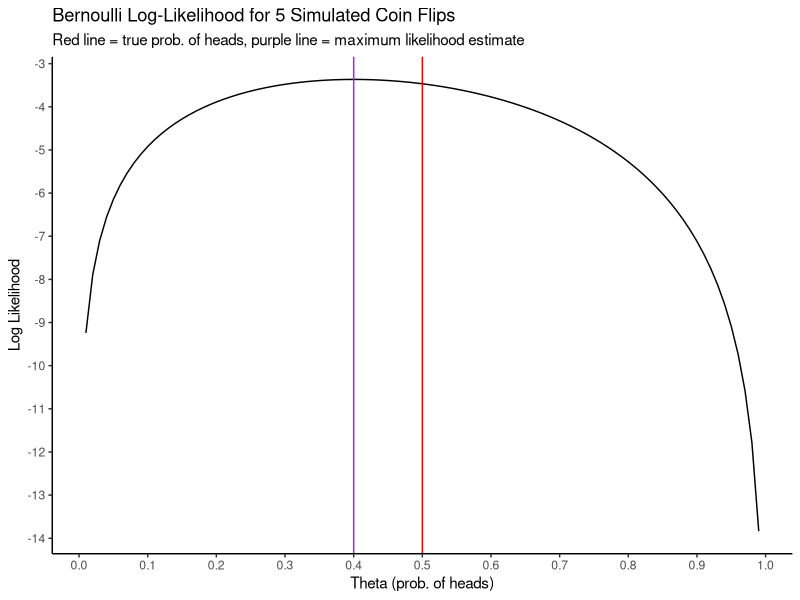
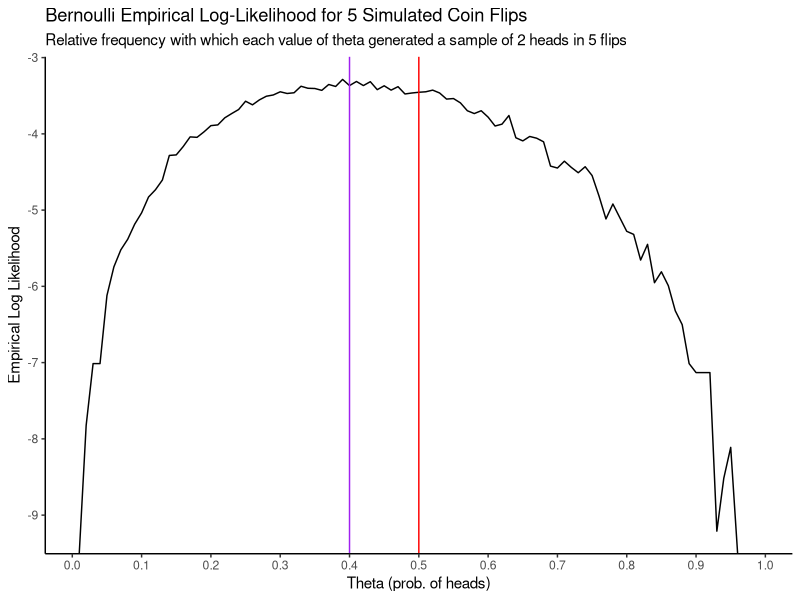
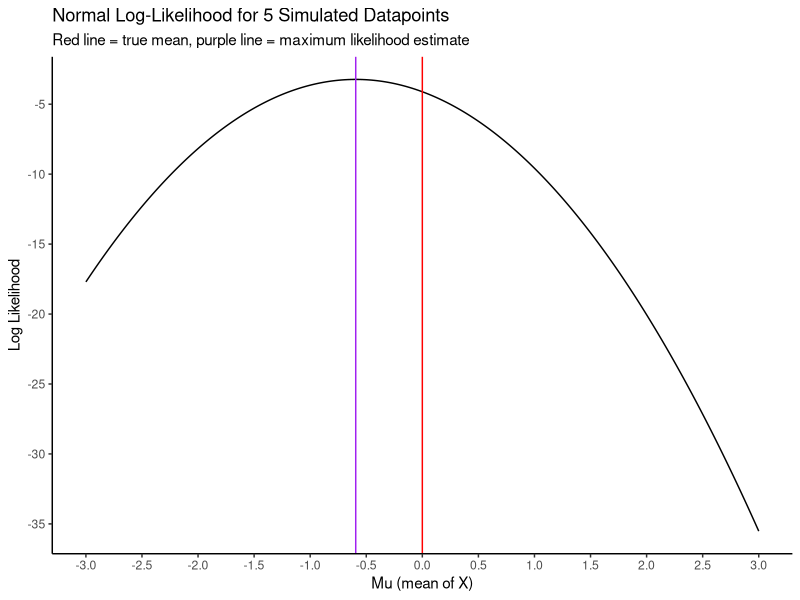
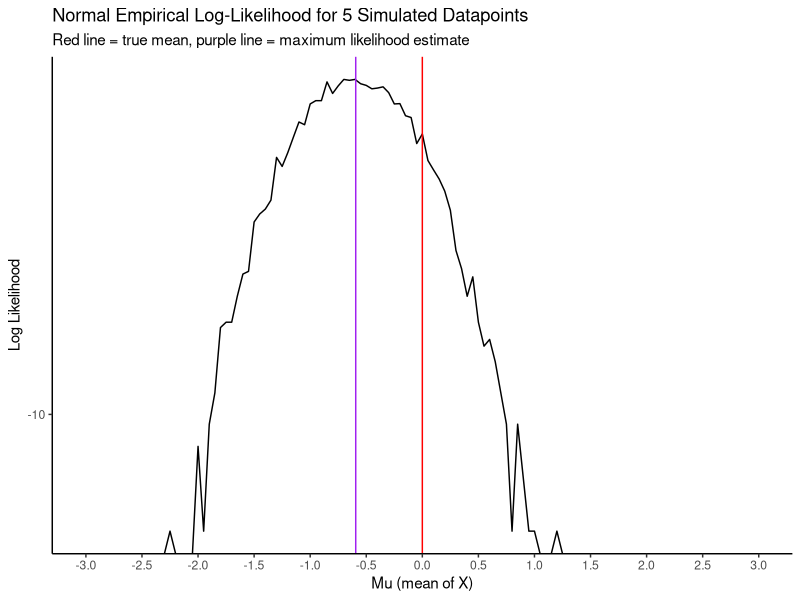

Write R code to recreate these figures, in order.
## ---- chunk 1
knitr::opts_chunk$set(echo = TRUE)
## ---- chunk 2
# Load the tidyverse packages
suppressMessages({
  suppressWarnings({
    library(tidyverse)
  })
})
## ---- chunk 3
set.seed(423798)
n <- 5
thetatrue <- 0.5
samp <- rbinom(n,1,thetatrue)
cat("Actual generated sample: ",samp,"\n")

# Plot the log-likelihood
bern_ll <- function(theta,x) {
  sum(x)*log(theta) + (length(x) - sum(x)) * log(1 - theta)
}

data_frame(theta = seq(.01,.99,by=.01),
           ll = bern_ll(theta,x = samp)) %>%
  ggplot(aes(x = theta,y = ll,group = 1)) +
  theme_classic() +
  geom_line() +
  geom_vline(xintercept = mean(samp),colour = "purple") +
  geom_vline(xintercept = thetatrue,colour = "red") +
  scale_x_continuous(breaks = seq(0,1,by=.1)) +
  scale_y_continuous(breaks = seq(0,-15,by=-1)) +
  labs(title = "Bernoulli Log-Likelihood for 5 Simulated Coin Flips",
       subtitle = "Red line = true prob. of heads, purple line = maximum likelihood estimate",
       x = "Theta (prob. of heads)",
       y = "Log Likelihood")
## ---- chunk 4
simulate_flips <- function(theta,n=5,sumx=2) {
  # Simulate a bunch of experiments with n flips of a coin with P(heads) = theta
  # Return the log of the relative frequency with which the number of heads equals sumx
  B <- 1000 # Number of simulations to do
  experiment_has_two_heads <- numeric(B) # Record whether the experiment has two heads
  for (b in 1:B) {
    experiment_has_two_heads[b] <- as.numeric(sum(rbinom(n,1,theta)) == sumx)
  }
  
  log(mean(experiment_has_two_heads)) - log(choose(n,sumx))
}

simulate_flips(.5)

## ---- chunk 5
# Vectorized version of the simulate function
simulate_flips_v <- function(theta,n=5,sumx=2) {
  out <- numeric(length(theta))
  for (i in 1:length(theta)) {
    out[i] <- simulate_flips(theta[i],n,sumx)
  }
  out
}
# Perform the simulation for various values of theta and plot:
data_frame(theta = seq(.01,.99,by=.01),
           ll = simulate_flips_v(theta)) %>%
  ggplot(aes(x = theta,y = ll,group = 1)) +
  theme_classic() +
  geom_line() +
  geom_vline(xintercept = mean(samp),colour = "purple") +
  geom_vline(xintercept = thetatrue,colour = "red") +
  scale_x_continuous(breaks = seq(0,1,by=.1)) +
  scale_y_continuous(breaks = seq(0,-15,by=-1)) +
  labs(title = "Bernoulli Empirical Log-Likelihood for 5 Simulated Coin Flips",
       subtitle = "Relative frequency with which each value of theta generated a sample of 2 heads in 5 flips",
       x = "Theta (prob. of heads)",
       y = "Empirical Log Likelihood")
## ---- chunk 6
set.seed(4632789)
n <- 5
mutrue <- 0
samp <- rnorm(5,mutrue,1)
cat("Actual generated sample: ",samp,"\n")

# Plot the log-likelihood
normal_ll <- function(mu,x) {
  -(1/2)*sum((x - mu)^2)
}

normal_ll_v <- function(mu,x) {
  out <- numeric(length(mu))
  for (i in 1:length(mu)) {
    out[i] <- normal_ll(mu[i],x)
  }
  out
}

data_frame(mu = seq(-3,3,by=.01),
           ll = normal_ll_v(mu,x = samp)) %>%
  ggplot(aes(x = mu,y = ll,group = 1)) +
  theme_classic() +
  geom_line() +
  geom_vline(xintercept = mean(samp),colour = "purple") +
  geom_vline(xintercept = mutrue,colour = "red") +
  scale_x_continuous(breaks = seq(-3,3,by=.5)) +
  scale_y_continuous(breaks = seq(0,-40,by=-5)) +
  labs(title = "Normal Log-Likelihood for 5 Simulated Datapoints",
       subtitle = "Red line = true mean, purple line = maximum likelihood estimate",
       x = "Mu (mean of X)",
       y = "Log Likelihood")
## ---- chunk 7
simulate_norm <- function(mu,n=5,sumx=round(sum(samp),2),eps=0.01) {
  # Simulate a bunch of experiments with n samples from a normal(mu,1) distribution
  # Return the log of the relative frequency with which the sum of the sample is within eps distance of sumx
  B <- 100000 # Number of simulations to do
  experiment_within_eps_distance <- numeric(B) # Record whether the experiment has two heads
  for (b in 1:B) {
    experiment_within_eps_distance[b] <- as.numeric(abs(sum(rnorm(n,mu,1)) - sumx) < eps)
  }
  
  log(mean(experiment_within_eps_distance))
}

simulate_norm(-.59)
## ---- chunk 8
simulate_norm_v <- function(mu,n=5,sumx=round(sum(samp),2),eps=0.01) {
  out <- numeric(length(mu))
  for (i in 1:length(mu)) {
    #cat("Simulating for mu = ",mu[i],"\n")
    out[i] <- simulate_norm(mu[i],n,sumx,eps)
  }
  out
}

data_frame(mu = seq(-3,3,by=.05),
           ll = simulate_norm_v(mu)) %>%
  ggplot(aes(x = mu,y = ll,group = 1)) +
  theme_classic() +
  geom_line() +
  geom_vline(xintercept = mean(samp),colour = "purple") +
  geom_vline(xintercept = mutrue,colour = "red") +
  scale_x_continuous(breaks = seq(-3,3,by=.5)) +
  scale_y_continuous(breaks = seq(-10,-40,by=-2)) +
  labs(title = "Normal Empirical Log-Likelihood for 5 Simulated Datapoints",
       subtitle = "Red line = true mean, purple line = maximum likelihood estimate",
       x = "Mu (mean of X)",
       y = "Log Likelihood")

